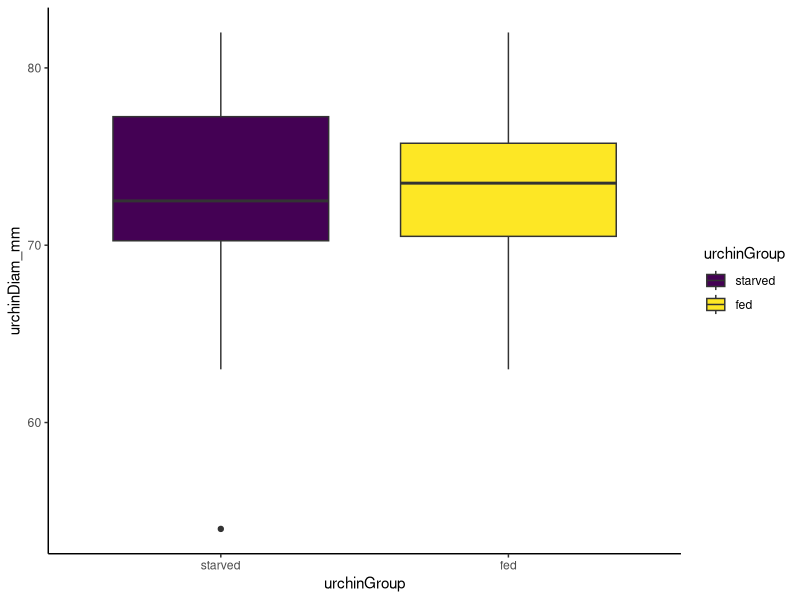
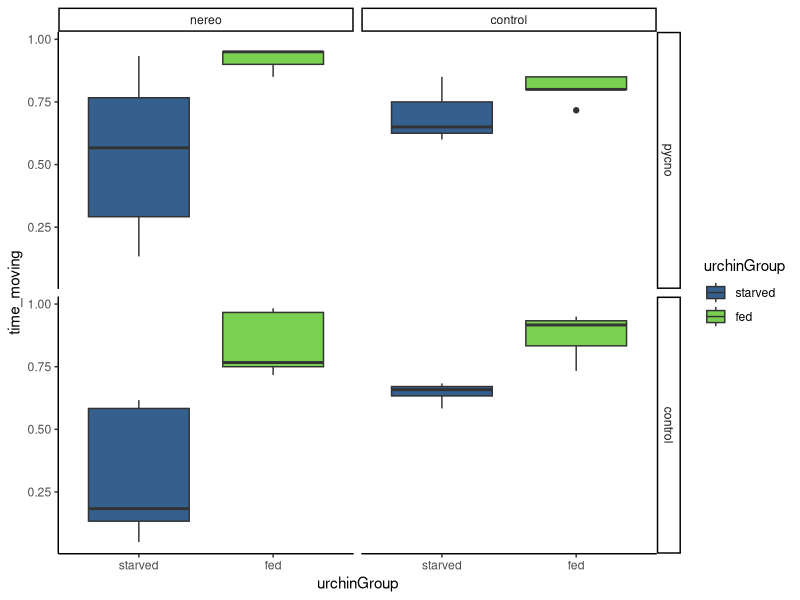
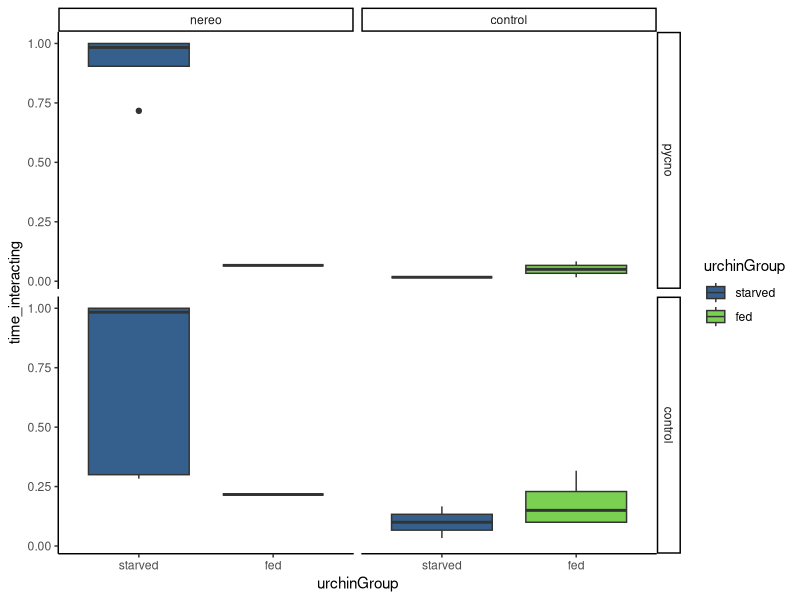
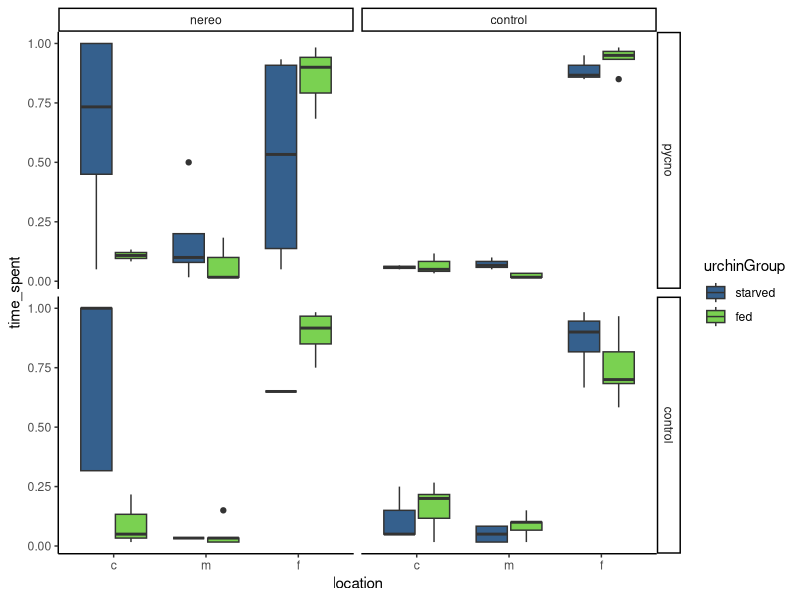
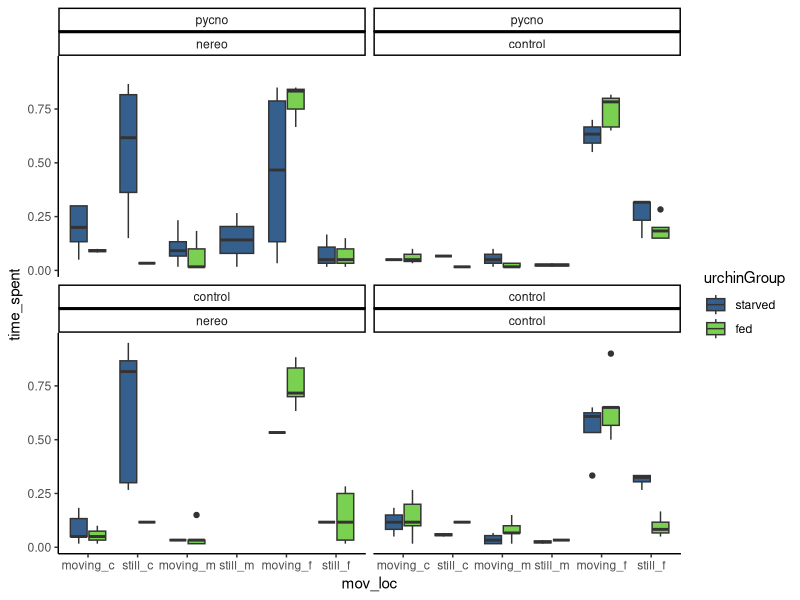
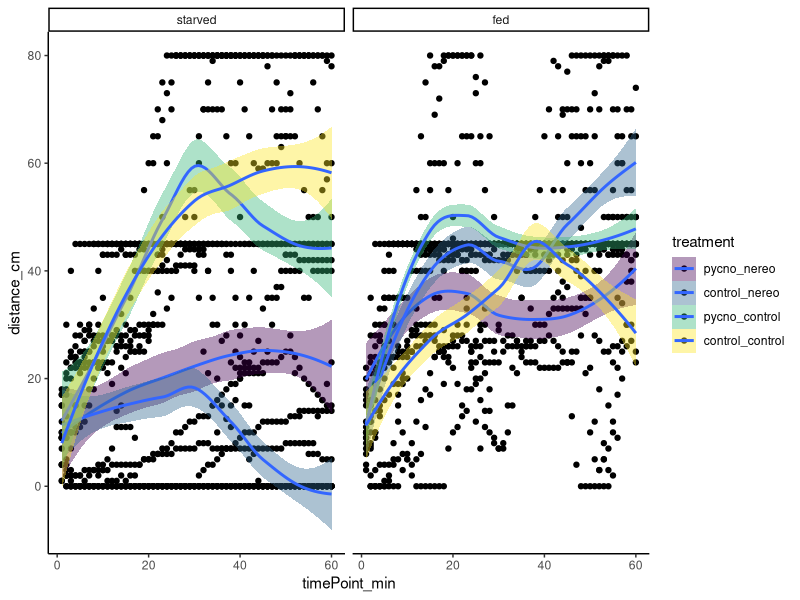

Write R code to recreate these figures, in order.
#++++++++++++++++++++++++++++++++++++++++++++++++++++++++++++++++++++++++++++++++++
#                                                                                ##
# Pycno-Urchin Dataset 2021 Figure Exploration                                   ##
# Script created 2021-08-31                                                      ##
# Last updated 2021-09-04                                                        ##
# Data source: Ross Whippo                                                       ##
# R code prepared by Ross Whippo                                                 ##
#                                                                                ##
#++++++++++++++++++++++++++++++++++++++++++++++++++++++++++++++++++++++++++++++++++

# SUMMARY:
# A script to QAQC and parse the 2021 pycno-urchin dataset.


# Required Files (check that script is loading latest version):
# trials2021_QAQC.csv

# Associated Scripts:
# trials2021_dataset_QAQC.R
# trials2021_model1.R

# TO DO 

# +++++++++++++++++++++++++++++++++++++++++++++++++++++++++++++++++++++++++++++++++
# TABLE OF CONTENTS                                                            ####
#                                                                                 +
# RECENT CHANGES TO SCRIPT                                                        +
# LOAD PACKAGES                                                                   +
# READ IN DATA                                                                    +
# MANIPULATE DATA                                                                 +
#                                                                                 +
#++++++++++++++++++++++++++++++++++++++++++++++++++++++++++++++++++++++++++++++++++

#++++++++++++++++++++++++++++++++++++++++++++++++++++++++++++++++++++++++++++++++++
# RECENT CHANGES TO SCRIPT                                                     ####
#++++++++++++++++++++++++++++++++++++++++++++++++++++++++++++++++++++++++++++++++++

# 2021-08-31 Script created

#++++++++++++++++++++++++++++++++++++++++++++++++++++++++++++++++++++++++++++++++++
# LOAD PACKAGES                                                                ####
#++++++++++++++++++++++++++++++++++++++++++++++++++++++++++++++++++++++++++++++++++

library(tidyverse)
library(viridis)

# set plot theme
theme_set(theme_classic())

#++++++++++++++++++++++++++++++++++++++++++++++++++++++++++++++++++++++++++++++++++
# READ IN DATA                                                                 ####
#++++++++++++++++++++++++++++++++++++++++++++++++++++++++++++++++++++++++++++++++++

trials2021_Q <- read_csv("Data/2021/trials2021_QAQC.csv", 
                       col_types = cols(algalTreat = col_factor(levels = c("nereo", "control")), 
                                        date = col_character(),  location = col_character(), 
                                        movement = col_character(), 
                                        pycnoTreat = col_factor(levels = c("pycno", "control")), 
                                        tank = col_factor(levels = c("TF1", "TF2")), 
                                        timeBegin = col_character(), timeEnd = col_character(), 
                                        urchinGroup = col_factor(levels = c("starved","fed")),
                                        location = col_factor(levels = c("c", "m", "f"))))

#++++++++++++++++++++++++++++++++++++++++++++++++++++++++++++++++++++++++++++++++++
# MANIPULATE DATA                                                              ####
#++++++++++++++++++++++++++++++++++++++++++++++++++++++++++++++++++++++++++++++++++

# is there a difference in mean test diameter between groups?

diams <- trials2021_Q %>%
  select(trial, urchinGroup, urchinDiam_mm) %>%
  distinct(trial, urchinGroup, urchinDiam_mm)

diams %>%
  ggplot(aes(x = urchinGroup, y = urchinDiam_mm, fill = urchinGroup)) +
  geom_boxplot() +
  scale_fill_viridis(discrete = TRUE)

t.test(urchinDiam_mm ~ urchinGroup, data = diams)

# Welch Two Sample t-test

# data:  urchinDiam_mm by urchinGroup
# t = -1.7371, df = 44.656, p-value = 0.08927
# alternative hypothesis: true difference in means is not equal to 0
# 95 percent confidence interval:
#  -5.9320892  0.4387559
# sample estimates:
#  mean in group starved     mean in group fed 
# 70.92000              73.66667 

# NO, 2.75mm average difference 

# is there a difference in time spent moving among all treatments?

movement <- trials2021_Q %>%
  select(trial, urchinGroup, pycnoTreat, algalTreat, movement) %>%
  filter(movement != "st") %>%
  add_column(move = 1) %>%
  group_by(trial, urchinGroup, pycnoTreat, algalTreat, move) %>%
  count(move) %>%
  mutate(time_moving = n/60)

movement %>%
  ggplot(aes(x = urchinGroup, y = time_moving, fill = urchinGroup)) +
  geom_boxplot() +
  scale_fill_viridis(discrete = TRUE, begin = 0.3, end = 0.8) +
  facet_grid(pycnoTreat ~ algalTreat)

# do treatments spend different amounts of time interacting with the signal?

interaction <- trials2021_Q %>%
  select(trial, urchinGroup, pycnoTreat, algalTreat, interaction) %>%
  filter(interaction != "ni") %>%
  add_column(interact = 1) %>%
  group_by(trial, urchinGroup, pycnoTreat, algalTreat, interact) %>%
  count(interact) %>%
  mutate(time_interacting = n/60)

interaction %>%
  ggplot(aes(x = urchinGroup, y = time_interacting, fill = urchinGroup)) +
  geom_boxplot() +
  scale_fill_viridis(discrete = TRUE, begin = 0.3, end = 0.8) +
  facet_grid(pycnoTreat ~ algalTreat)

# do urchin spend different amounts of time in distance zones among treatments?

location <- trials2021_Q %>%
  select(trial, urchinGroup, pycnoTreat, algalTreat, location) %>%
  add_column(locate = 1) %>%
  group_by(trial, urchinGroup, pycnoTreat, algalTreat, location) %>%
  count(locate) %>%
  mutate(time_spent = n/60)
location$location <- factor(location$location, levels = c("c", "m", "f"))

location %>%
  ggplot(aes(x = location, y = time_spent, fill = urchinGroup)) +
  geom_boxplot() +
  scale_fill_viridis(discrete = TRUE, begin = 0.3, end = 0.8) +
  facet_grid(pycnoTreat ~ algalTreat)

# is there a difference in movement + location?

move_loc <- trials2021_Q %>%
  select(trial, urchinGroup, pycnoTreat, algalTreat, movement, location) %>%
  mutate(moves = case_when(movement == "ma" ~ "moving",
                           movement == "mp" ~ "moving",
                           movement == "mt" ~ "moving",
                           movement == "st" ~ "still")) %>%
  unite(mov_loc, moves, location, sep = "_") %>%
  add_column(place = 1) %>%
  group_by(trial, urchinGroup, pycnoTreat, algalTreat, mov_loc) %>%
  count(place) %>%
  mutate(time_spent = n/60) 
move_loc$mov_loc <- factor(move_loc$mov_loc, levels = c("moving_c", "still_c", "moving_m", "still_m", "moving_f", "still_f"))

move_loc %>%
  ggplot(aes(x = mov_loc, y = time_spent, fill = urchinGroup)) +
  geom_boxplot() +
  scale_fill_viridis(discrete = TRUE, begin = 0.3, end = 0.8) +
  facet_wrap(pycnoTreat ~ algalTreat)

# What does movment look like over the course of an hour for each treatment?

time_move <- trials2021_Q %>%
  select(trial, urchinGroup, pycnoTreat, algalTreat, timePoint_min, distance_cm) %>%
  group_by(trial) %>%
  unite(treatment, pycnoTreat, algalTreat, sep = "_") %>%
  mutate(treatment = factor(treatment))


time_move %>%
  ggplot(aes(x = timePoint_min, y = distance_cm, fill = treatment, group = treatment)) +
  geom_point() +
  geom_smooth(method = "loess") +
  scale_fill_viridis(discrete = TRUE) +
  facet_wrap(.~ urchinGroup)

  

############### SUBSECTION HERE

####
#<<<<<<<<<<<<<<<<<<<<<<<<<<END OF SCRIPT>>>>>>>>>>>>>>>>>>>>>>>>#

# SCRATCH PAD ####
